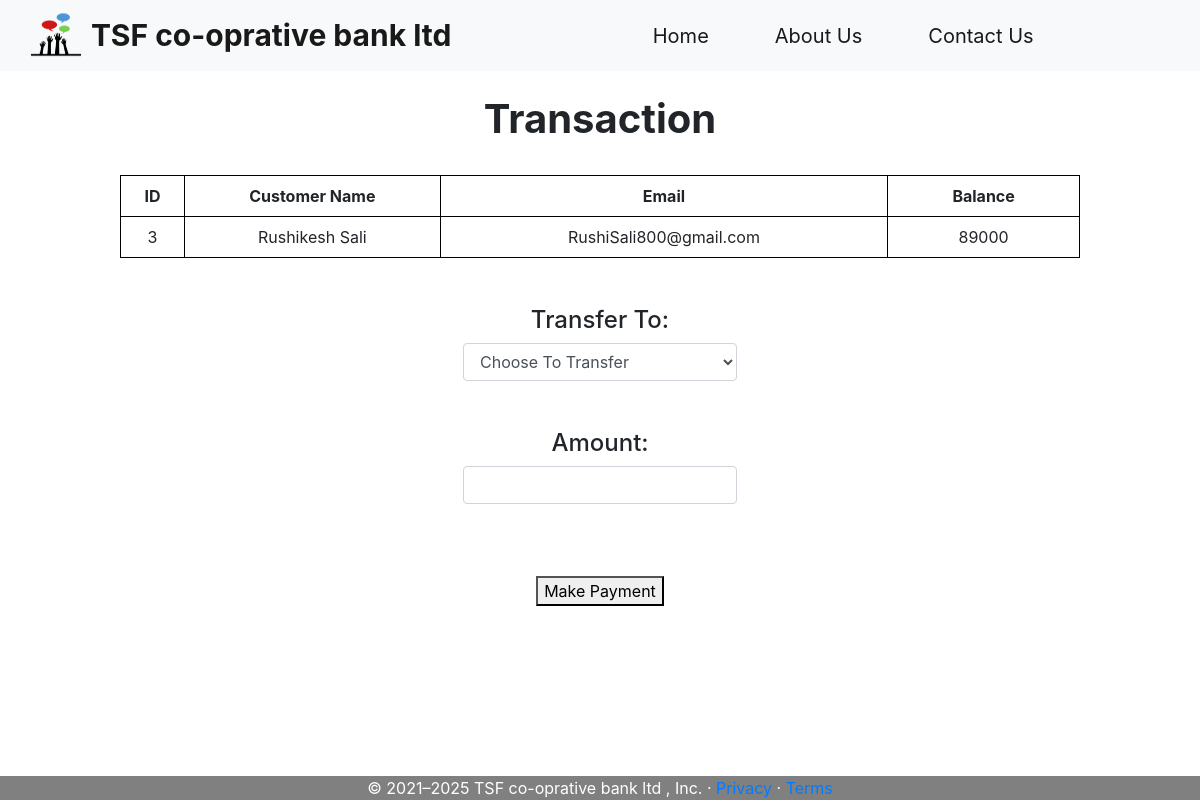
The page /transaction.php?id=3 on the database its author committed.
### tables this page shows
CREATE TABLE `users` (
  `customer_id` int(11) NOT NULL,
  `customer_name` varchar(255) NOT NULL,
  `customer_email` varchar(255) NOT NULL,
  `customer_balance` int(11) NOT NULL
);

### transaction.php (the view, shortened to what this page needs)
<?php
require 'header.php';
?>
<!doctype html>
<html lang="en">
<head>
    <link rel="stylesheet" href="https://stackpath.bootstrapcdn.com/bootstrap/4.3.1/css/bootstrap.min.css"
>
</head>
<body>
<form method="post" class="tabletext" >
    <div>
        <br>
        <h1>Transaction</h1>
        <br>
        <table style="width:80%">
            <tr>
                <th width="5%">ID</th>
                <th width="20%">Customer Name</th>
                <th width="35%">Email</th>
                <th width="15%">Balance</th>
            </tr>
            <tr>
                <?php
                if(isset($_GET['id']))
                {
                    $id = $_GET['id'];
                    $sql = "SELECT * FROM `users` WHERE customer_id=$id";
                    $result = mysqli_query($conn, $sql);
                }
                while($row = mysqli_fetch_assoc($result))
            {
                ?>
                <td><?php echo $row['customer_id'];?></td>
                <td><?php echo $row['customer_name'];?></td>
                <td><?php echo $row['customer_email'];?></td>
                <td><?php echo $row['customer_balance'];?></td>
            </tr>
            <?php } ?>
        </table>
        <br>
        <br>
            <label>
                <h4>Transfer To:</h4><label>
                    <select name="to"  class="form-control"  required>
                    <option value="" disabled selected>Choose To Transfer</option>
                    </select>
                    <br>
                    <br>
                    <label>
                        <h4>Amount:</h4><label>
                        <input class="form-control" type="number" min="1" id="number"
                        name="amount" required>
                    <br>
                    <br>
                    <br>
                    <button name="submit" type="submit" value="update">Make Payment</button>
        </form>
</body>
</html>
<?php
include 'footer.php';
?>

### transaction.php (style rules this page uses)
h1 { text-align: center; font-weight: bold; }
table, td, th { border: 1px solid black; border-collapse: collapse; padding: 10px 10px; text-align: center; margin: auto auto; }
div { text-align: center; }

### rows shown on the page
users: customer_id "3", customer_name "Rushikesh Sali", customer_email "RushiSali800@gmail.com", customer_balance "89000"
